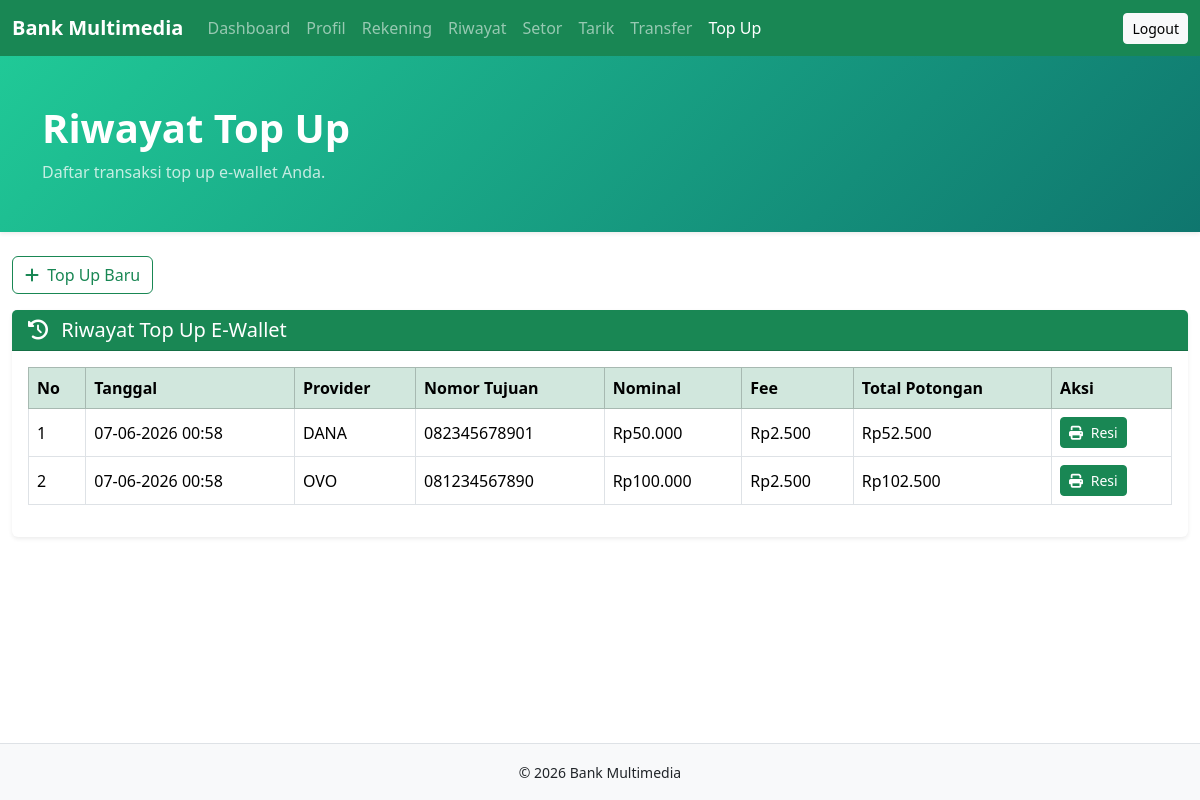
Screenshot of /nasabah/topup/riwayat.php (signed in) with the database file from the repository.
### tables this page shows
CREATE TABLE topup_ewallet (
    id BIGINT AUTO_INCREMENT PRIMARY KEY,
    rekening_id INT NOT NULL,
    provider_id INT NOT NULL,
    nomor_tujuan VARCHAR(30) NOT NULL,
    nominal DECIMAL(18,2) NOT NULL,
    biaya_admin DECIMAL(18,2) NOT NULL,
    total_potongan DECIMAL(18,2) NOT NULL,
    created_at TIMESTAMP DEFAULT CURRENT_TIMESTAMP,

    CONSTRAINT fk_topup_rekening
    FOREIGN KEY (rekening_id)
    REFERENCES rekening(id),

    CONSTRAINT fk_topup_provider
    FOREIGN KEY (provider_id)
    REFERENCES provider_ewallet(id)
);

CREATE TABLE provider_ewallet (
    id INT AUTO_INCREMENT PRIMARY KEY,
    nama_provider VARCHAR(100) NOT NULL,
    biaya_admin DECIMAL(12,2) DEFAULT 2500
);

### nasabah/topup/riwayat.php (the view, shortened to what this page needs)
<?php
$user_id = $_SESSION['user_id'];
$query_riwayat = "SELECT
                    te.id,
                    te.nomor_tujuan,
                    te.nominal,
                    te.biaya_admin,
                    te.total_potongan,
                    te.created_at,
                    pe.nama_provider
                  FROM topup_ewallet te
                  JOIN provider_ewallet pe ON te.provider_id = pe.id
                  JOIN rekening r ON te.rekening_id = r.id
                  WHERE r.user_id = ?
                  ORDER BY te.created_at DESC";
$stmt_riwayat = mysqli_prepare($conn, $query_riwayat);
mysqli_stmt_bind_param($stmt_riwayat, "i", $user_id);
mysqli_stmt_execute($stmt_riwayat);
$result_riwayat = mysqli_stmt_get_result($stmt_riwayat);
?>
<!DOCTYPE html>
<html lang="id">
<head>
    <link href="https://cdn.jsdelivr.net/npm/bootstrap@5.3.8/dist/css/bootstrap.min.css" rel="stylesheet">
    <link rel="stylesheet" href="https://cdnjs.cloudflare.com/ajax/libs/font-awesome/6.4.0/css/all.min.css">
</head>
<body class="d-flex flex-column min-vh-100">
    <nav class="navbar navbar-expand-lg navbar-dark bg-success">
        <div class="container-fluid">
            <a class="navbar-brand fw-bold" href="#">Bank Multimedia</a>
            <div class="collapse navbar-collapse" id="navbarNasabah">
                <ul class="navbar-nav me-auto">
                    <li class="nav-item"><a class="nav-link" href="../dashboard/index.php">Dashboard</a></li>
                    <li class="nav-item"><a class="nav-link" href="../profil/index.php">Profil</a></li>
                    <li class="nav-item"><a class="nav-link" href="../rekening/index.php">Rekening</a></li>
                    <li class="nav-item"><a class="nav-link" href="../riwayat/index.php">Riwayat</a></li>
                    <li class="nav-item"><a class="nav-link" href="../setor/index.php">Setor</a></li>
                    <li class="nav-item"><a class="nav-link" href="../tarik/index.php">Tarik</a></li>
                    <li class="nav-item"><a class="nav-link" href="../transfer/index.php">Transfer</a></li>
                    <li class="nav-item"><a class="nav-link active" href="../topup/index.php">Top Up</a></li>
                </ul>
                <a href="../../logout.php" class="btn btn-light btn-sm">Logout</a>
            </div>
        </div>
    </nav>
    <header class="hero py-5 shadow-sm">
        <div class="container">
            <h1 class="display-6 fw-bold">Riwayat Top Up</h1>
            <p class="mb-0 opacity-75">Daftar transaksi top up e-wallet Anda.</p>
        </div>
    </header>
    <main class="flex-grow-1">
        <div class="container-fluid py-4">
            <div class="mb-3">
                <a href="index.php" class="btn btn-outline-success">
                    <i class="fa-solid fa-plus me-1"></i>
                    Top Up Baru
                </a>
            </div>
            <div class="card shadow-sm border-0">
                <div class="card-header bg-success text-white">
                    <h5 class="mb-0">
                        <i class="fa-solid fa-clock-rotate-left me-2"></i>
                        Riwayat Top Up E-Wallet
                    </h5>
                </div>
                <div class="card-body table-responsive">
                    <table class="table table-bordered table-hover align-middle">
                        <thead class="table-success">
                            <tr>
                                <th>No</th>
                                <th>Tanggal</th>
                                <th>Provider</th>
                                <th>Nomor Tujuan</th>
                                <th>Nominal</th>
                                <th>Fee</th>
                                <th>Total Potongan</th>
                                <th>Aksi</th>
                            </tr>
                        </thead>
                        <tbody>
                            <?php if (mysqli_num_rows($result_riwayat) > 0): ?>
                                <?php $no = 1; ?>
                                <?php while ($row = mysqli_fetch_assoc($result_riwayat)): ?>
                                    <tr>
                                        <td><?= $no++; ?></td>
                                        <td><?= date('d-m-Y H:i', strtotime($row['created_at'])); ?></td>
                                        <td><?= htmlspecialchars($row['nama_provider']); ?></td>
                                        <td><?= htmlspecialchars($row['nomor_tujuan']); ?></td>
                                        <td>Rp<?= number_format($row['nominal'], 0, ',', '.'); ?></td>
                                        <td>Rp<?= number_format($row['biaya_admin'], 0, ',', '.'); ?></td>
                                        <td>Rp<?= number_format($row['total_potongan'], 0, ',', '.'); ?></td>
                                        <td>
                                            <a href="cetak_resi.php?id=<?= $row['id']; ?>" class="btn btn-sm btn-success">
                                                <i class="fa-solid fa-print me-1"></i>
                                                Resi
                                            </a>
                                        </td>
                                    </tr>
                                <?php endwhile; ?>
                            <?php endif; ?>
                        </tbody>
                    </table>
                </div>
            </div>
        </div>
    </main>
    <footer class="bg-light border-top py-3">
        <div class="container-fluid text-center">
            <small>© <?= date('Y'); ?> Bank Multimedia</small>
        </div>
    </footer>
</body>
</html>

### nasabah/topup/riwayat.php (style rules this page uses)
.hero { background: linear-gradient(135deg, #20c997, #0f766e); color: white; }

### rows the page displays
topup_ewallet: created_at "07-06-2026 00:58", provider.nama_provider "DANA", nomor_tujuan "082345678901", nominal "50.000", biaya_admin "2.500", total_potongan "52.500"
topup_ewallet: created_at "07-06-2026 00:58", provider.nama_provider "OVO", nomor_tujuan "081234567890", nominal "100.000", biaya_admin "2.500", total_potongan "102.500"
